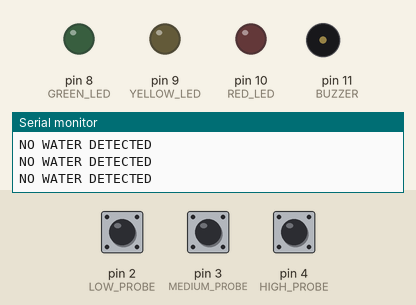
A sketch run on a simulated Arduino Uno, built with avr-gcc and run on an emulated ATmega328P. Shown: output pins drawn as LEDs (lit = HIGH), buzzer (waves = sounding, pin HIGH), the last lines printed to the serial monitor. Inputs (shaded band) come from the test bench; at power-on: pin 2 (LOW_PROBE) HIGH, pin 3 (MEDIUM_PROBE) HIGH, pin 4 (HIGH_PROBE) HIGH.

Above: at 1.8 s.
1.9 s: pin 2 (LOW_PROBE) pulled LOW for 0.6 s
At 2.4 s:
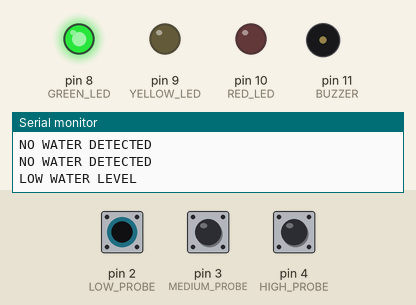
4.0 s: pin 3 (MEDIUM_PROBE) pulled LOW for 0.6 s
At 4.4 s:
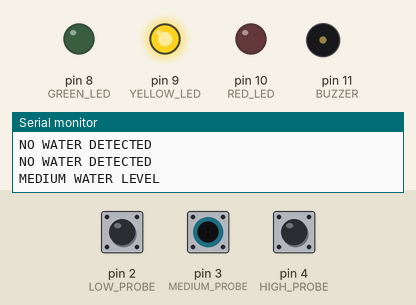
6.5 s: pin 4 (HIGH_PROBE) pulled LOW for 0.6 s
At 7.3 s:
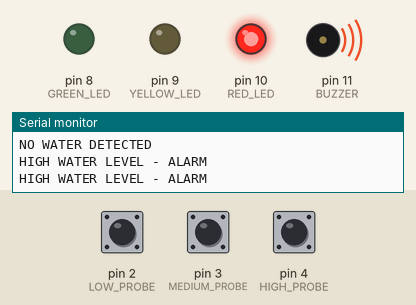
9.0 s: pin 4 (HIGH_PROBE) pulled LOW for 3.2 s
At 13.4 s:
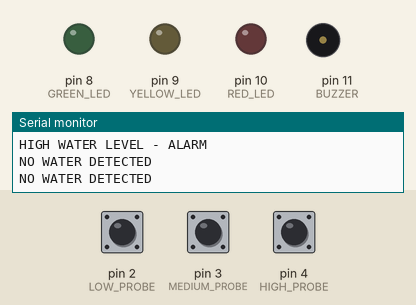
14.0 s: pin 2 (LOW_PROBE) pulled LOW for 3.2 s
At 14.6 s:
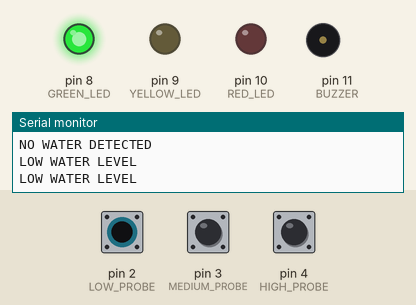
19.0 s: pin 2 (LOW_PROBE) driven LOW and pin 3 (MEDIUM_PROBE) driven LOW
At 19.6 s:
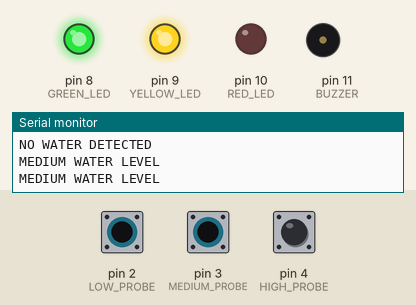
Timing chart, 0 to 21.5 s (numbered marks = the images above; inputs shaded):
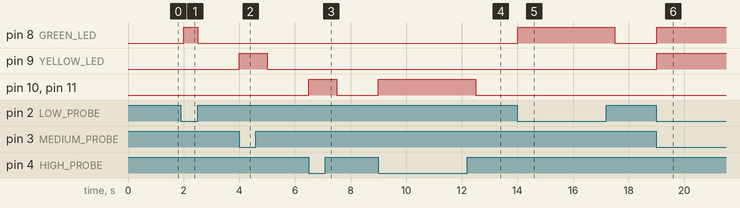

Measured:
- after the input at 1.9 s, pin 8 (GREEN_LED): LOW → HIGH after 0.10 s, → LOW 0.50 s later
- after the input at 4.0 s, pin 9 (YELLOW_LED): LOW → HIGH at once, → LOW 1.0 s later
- after the input at 6.5 s, pin 10 (RED_LED), pin 11 (BUZZER): LOW → HIGH at once, → LOW 1.0 s later
- after the input at 9.0 s, pin 10 (RED_LED), pin 11 (BUZZER): LOW → HIGH at once, → LOW 3.5 s later
- after the input at 14.0 s, pin 8 (GREEN_LED): LOW → HIGH at once, → LOW 3.5 s later
- after the input at 19.0 s, pin 8 (GREEN_LED), pin 9 (YELLOW_LED): LOW → HIGH at once

The sketch:

water_level_sensor.ino
```cpp
const byte LOW_PROBE = 2;
const byte MEDIUM_PROBE = 3;
const byte HIGH_PROBE = 4;

const byte GREEN_LED = 8;
const byte YELLOW_LED = 9;
const byte RED_LED = 10;
const byte BUZZER = 11;

void setup() {
  pinMode(LOW_PROBE, INPUT_PULLUP);
  pinMode(MEDIUM_PROBE, INPUT_PULLUP);
  pinMode(HIGH_PROBE, INPUT_PULLUP);

  pinMode(GREEN_LED, OUTPUT);
  pinMode(YELLOW_LED, OUTPUT);
  pinMode(RED_LED, OUTPUT);
  pinMode(BUZZER, OUTPUT);

  digitalWrite(GREEN_LED, LOW);
  digitalWrite(YELLOW_LED, LOW);
  digitalWrite(RED_LED, LOW);
  digitalWrite(BUZZER, LOW);

  Serial.begin(9600);
}

void loop() {
  // With INPUT_PULLUP:
  // LOW means that the probe is touching water.
  bool lowLevel = digitalRead(LOW_PROBE) == LOW;
  bool mediumLevel = digitalRead(MEDIUM_PROBE) == LOW;
  bool highLevel = digitalRead(HIGH_PROBE) == LOW;

  digitalWrite(GREEN_LED, lowLevel);
  digitalWrite(YELLOW_LED, mediumLevel);
  digitalWrite(RED_LED, highLevel);

  if (highLevel) {
    digitalWrite(BUZZER, HIGH);
    Serial.println("HIGH WATER LEVEL - ALARM");
  } else {
    digitalWrite(BUZZER, LOW);

    if (mediumLevel) {
      Serial.println("MEDIUM WATER LEVEL");
    } else if (lowLevel) {
      Serial.println("LOW WATER LEVEL");
    } else {
      Serial.println("NO WATER DETECTED");
    }
  }

  delay(500);
}
```
